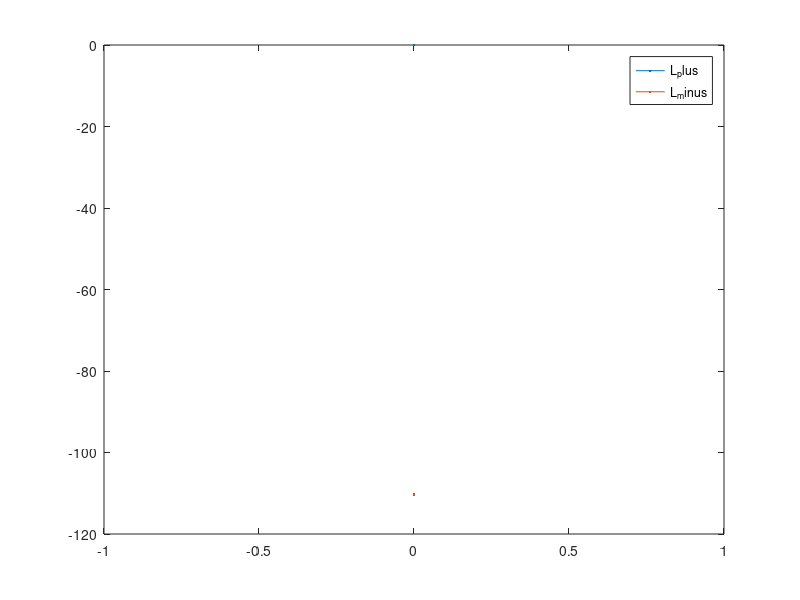

This figure's MATLAB source:
clear all; close all

%% Solving the center of bouyancy/mass equations to determine new drifter length

%f = 0.75:0.01:0.95;
f = 0.95;

% Masses in grams
mdisc = 259.5;
mplug = 112.7;
mtube = 16.27; %16.27*(L^2/2) Is this correct??
mbattery = 146.6;
msensor = 49.6;
mcap = 250;
mant = 195.75;
mballast = 0%10:10:300;

M = mdisc + mballast + mplug + mtube+ mbattery + msensor + mcap + mant;

% Solve for L(f) via A, B and C

A = ((mtube)/2 - (f)/2);

B = mdisc + mplug + (1 - (f/2))*(mbattery + msensor + mcap + mant + mdisc);

C = (mplug*1.25) + (mballast*2.5) - (mbattery*14) - (msensor*10) - (mcap*2) + (mant*15);

L_plus = (-B + sqrt(B.^2 - (4*A*C)))./(2*A);

L_minus = (-B - sqrt(B.^2 - (4*A*C)))./(2*A);


figure;
plot(mballast,L_plus)
hold on
plot(mballast,L_minus)

legend('L_plus','L_minus')

%% TO FLOAT
